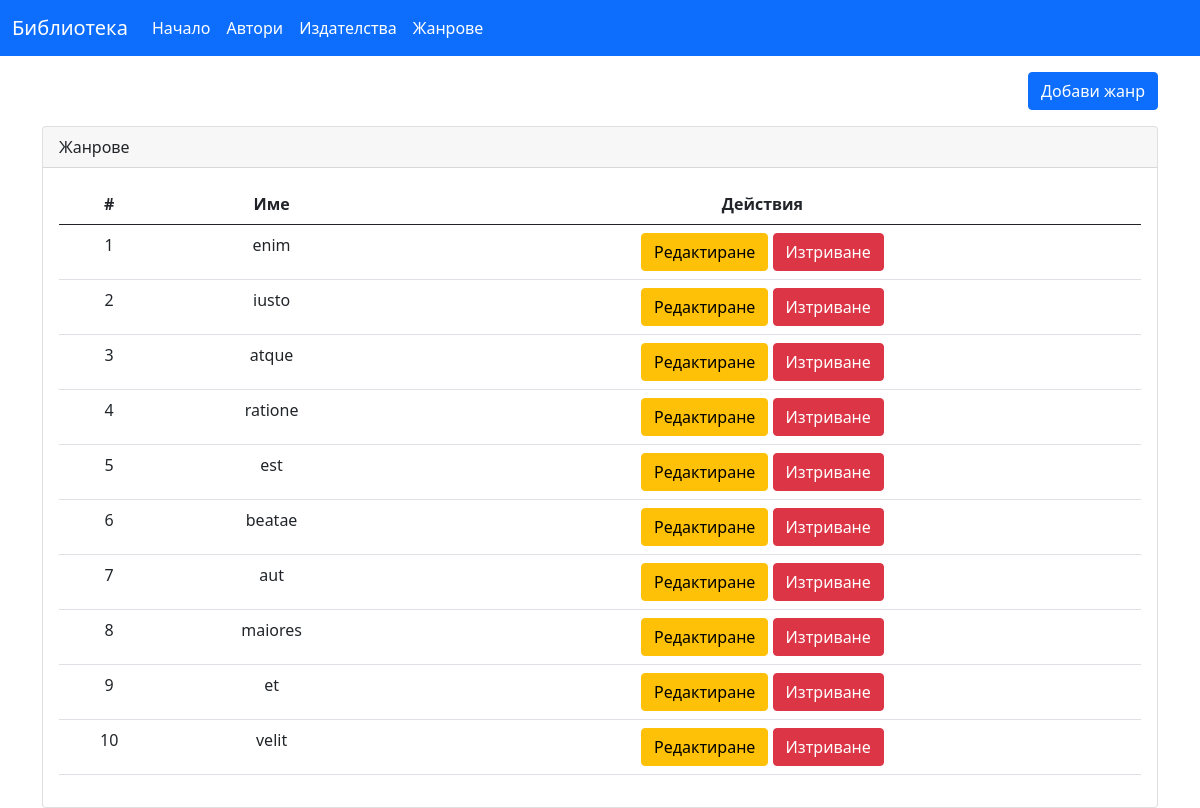
/genres.php, run on the app's committed database.
### tables this page shows
CREATE TABLE `genres` (
  `id` bigint(20) UNSIGNED NOT NULL,
  `name` varchar(255) NOT NULL,
  `created_at` timestamp NULL DEFAULT NULL,
  `updated_at` timestamp NULL DEFAULT NULL
);

### genres.php (the view, shortened to what this page needs)
<?php
    require_once './includes/config.php';
    $result = $connection->query('SELECT * FROM genres');
    $genres = $result->fetch_all(MYSQLI_ASSOC);
?>
<!DOCTYPE html>
<html lang="en">
<head>
    <link href="https://cdn.jsdelivr.net/npm/bootstrap@5.0.0-beta3/dist/css/bootstrap.min.css" rel="stylesheet">
</head>
<body>
    <?php include_once './includes/navbar.php'; ?>
    <div class="container mt-3">
        <div class="row mt-3">
            <div class="col-md">
                <a class="btn btn-primary float-end">Добави жанр</a>
            </div>
        </div>
        <div class="row mt-3">
            <div class="col-md">
                <div class="card">
                    <div class="card-header">
                        Жанрове
                    </div>
                    <div class="card-body">
                        <?php if(count($genres) > 0) { ?>
                            <table class="table text-center">
                                <thead>
                                    <tr>
                                        <th>#</th>
                                        <th>Име</th>
                                        <th>Действия</th>
                                    </tr>
                                </thead>
                                <tbody>
                                    <?php foreach($genres as $author) { ?>
                                        <tr>
                                            <td><?php echo $author['id']; ?></td>
                                            <td><?php echo $author['name']; ?></td>
                                            <td>
                                                <a href="#" class="btn btn-warning">Редактиране</a>
                                                <a href="#" class="btn btn-danger">Изтриване</a>
                                            </td>
                                        </tr>
                                    <?php } ?>
                                </tbody>
                            </table>
                        <?php } else { ?>
                            <div class="alert alert-warning" role="alert">
                                Няма данни в базата в момента!
                            </div>
                        <?php } ?>
                    </div>
                </div>
            </div>
        </div>
    </div>
</body>
</html>

### data on the page
genres: id "1", name "enim"
genres: id "2", name "iusto"
genres: id "3", name "atque"
genres: id "4", name "ratione"
genres: id "5", name "est"
genres: id "6", name "beatae"
genres: id "7", name "aut"
genres: id "8", name "maiores"
genres: id "9", name "et"
genres: id "10", name "velit"
